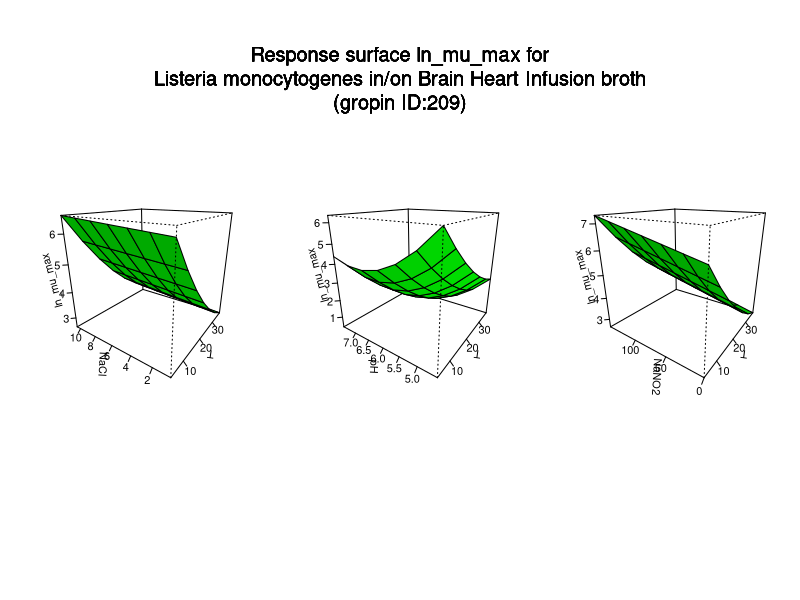

Write the R code that produced this figure.
#############################
# start of Parameter script
#############################
T <- seq(4.004,36.963036963037,length.out=7)
NaCl <- seq(0.5005,10.4895104895105,length.out=7)
pH <- seq(4.5045,7.49250749250749,length.out=7)
NaNO2 <- seq(0,149.85014985015,length.out=7)
#############################
# end of Parameter script
#############################
############################# 
# start of Model script Gropin ID 209 
#############################
 
# constant coefficients for this model
 
variables <- data.frame(T,NaCl,pH,NaNO2)
argumentsPar <- unique.data.frame(expand.grid(variables))
 
# heart of the model
response_surface <- function(T,NaCl,pH,NaNO2) {
   mumax <-26.0899-0.1901*T+0.0545*NaCl-6.3831*pH+0.0167*NaNO2+0.000201*T*NaCl+0.0000232*T*NaNO2-0.00729*NaCl*pH-0.00229*pH*NaNO2+0.0019*(T^2)+0.000098*(NaCl^2)+0.4784*(pH^2)

	return(mumax=mumax)
} 

# output parameters
responseSurface <- cbind(argumentsPar,response_surface(argumentsPar['T'],argumentsPar['NaCl'],argumentsPar['pH'],argumentsPar['NaNO2']))
colnames(responseSurface) <- c(colnames(argumentsPar),'lnmumax')
#############################
# End of Model script
#############################
############################# 
# start of Visualisation script Gropin ID 209 
#############################
titleText <-'Response surface ln_mu_max for
Listeria monocytogenes in/on Brain Heart Infusion broth
(gropin ID:209)'
argPar1 <- unique.data.frame(expand.grid(T,NaCl))
argPar2 <- unique.data.frame(expand.grid(T,pH))
argPar3 <- unique.data.frame(expand.grid(T,NaNO2))
z1 <- matrix(unlist(response_surface(T = argPar1[1],NaCl = argPar1[2],pH = pH[1],NaNO2 = NaNO2[1])),nrow=7)
z2 <- matrix(unlist(response_surface(T = argPar2[1],pH = argPar2[2],NaCl = NaCl[1],NaNO2 = NaNO2[1])),nrow=7)
z3 <- matrix(unlist(response_surface(T = argPar3[1],NaNO2 = argPar3[2],NaCl = NaCl[1],pH = pH[1])),nrow=7)
# adding precaution if response surface is zero
myZLim1 <- range(z1)
if(myZLim1[1] == myZLim1[2]) myZLim1[2] <- myZLim1[2]+1
myZLim2 <- range(z2)
if(myZLim2[1] == myZLim2[2]) myZLim2[2] <- myZLim2[2]+1
myZLim3 <- range(z3)
if(myZLim3[1] == myZLim3[2]) myZLim3[2] <- myZLim3[2]+1
if(length(T)>1 & length(NaCl)>1 & length(pH)>1 & length(NaNO2)>1) {
	par(mfrow = c(1,3))
	persp(T,NaCl,z1,col = 'green',xlab='T',ylab='NaCl',zlab='ln_mu_max',zlim=myZLim1,theta=305,phi=20,shade=0.25,ticktype = 'detailed')
	persp(T,pH,z2,col = 'green',xlab='T',ylab='pH',zlab='ln_mu_max',zlim=myZLim2,theta=305,phi=20,shade=0.25,ticktype = 'detailed')
	persp(T,NaNO2,z3,col = 'green',xlab='T',ylab='NaNO2',zlab='ln_mu_max',zlim=myZLim3,theta=305,phi=20,shade=0.25,ticktype = 'detailed')
	mtext(titleText,outer=T,  cex=1.2, line=-8.5, side=3)
} else {
		myPars <- unique.data.frame(expand.grid(T,NaCl,pH,NaNO2))
		myZ <-matrix(unlist(response_surface(myPars[,1],myPars[,2],myPars[,3],myPars[,4])),nrow=7)
		myZLim <- range(myZ)
if(myZLim[1] == myZLim[2]) myZLim[2] <- myZLim[2]+1
	if(length(pH)==1 & length(NaNO2)==1) {
		persp(T,NaCl,myZ,col = 'green',xlab='T',ylab='NaCl',zlab='ln_mu_max',main=titleText,sub=paste('other variable: pH =',round(pH,digits = 2), 'NaNO2 =',round(NaNO2,digits = 2)),zlim=myZLim,theta=305,phi=20,shade=0.25,ticktype = 'detailed')
	}
	if(length(NaCl)==1 & length(NaNO2)==1) {
		persp(T,pH,myZ,col = 'green',xlab='T',ylab='pH',zlab='ln_mu_max',main=titleText,sub=paste('other variable: NaCl =',round(NaCl,digits = 2), 'NaNO2 =',round(NaNO2,digits = 2)),zlim=myZLim,theta=305,phi=20,shade=0.25,ticktype = 'detailed')
	}
	if(length(NaCl)==1 & length(pH)==1) {
		persp(T,NaNO2,myZ,col = 'green',xlab='T',ylab='NaNO2',zlab='ln_mu_max',main=titleText,sub=paste('other variable: NaCl =',round(NaCl,digits = 2), 'pH =',round(pH,digits = 2)),zlim=myZLim,theta=305,phi=20,shade=0.25,ticktype = 'detailed')
	}
	if(length(T)==1 & length(NaNO2)==1) {
		persp(NaCl,pH,myZ,col = 'green',xlab='NaCl',ylab='pH',zlab='ln_mu_max',main=titleText,sub=paste('other variable: T =',round(T,digits = 2), 'NaNO2 =',round(NaNO2,digits = 2)),zlim=myZLim,theta=305,phi=20,shade=0.25,ticktype = 'detailed')
	}
	if(length(T)==1 & length(pH)==1) {
		persp(NaCl,NaNO2,myZ,col = 'green',xlab='NaCl',ylab='NaNO2',zlab='ln_mu_max',main=titleText,sub=paste('other variable: T =',round(T,digits = 2), 'pH =',round(pH,digits = 2)),zlim=myZLim,theta=305,phi=20,shade=0.25,ticktype = 'detailed')
	}
	if(length(T)==1 & length(NaCl)==1) {
		persp(pH,NaNO2,myZ,col = 'green',xlab='pH',ylab='NaNO2',zlab='ln_mu_max',main=titleText,sub=paste('other variable: T =',round(T,digits = 2), 'NaCl =',round(NaCl,digits = 2)),zlim=myZLim,theta=305,phi=20,shade=0.25,ticktype = 'detailed')
	}
}
#############################
# End of Visualisation script
#############################
